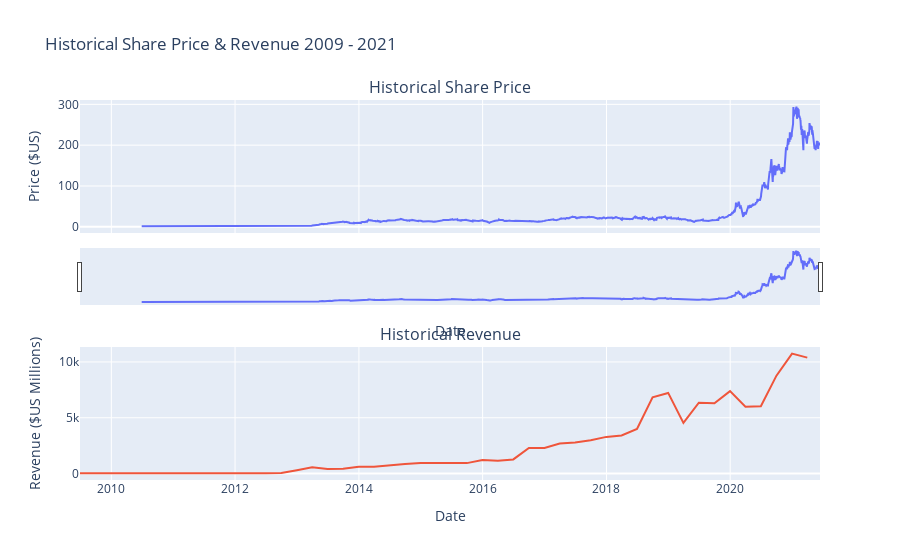

Write notebook code for a chart like this one.
### Markdown cell above
Use the `make_graph` function to graph the Tesla Stock Data, also provide a title for the graph. The structure to call the `make_graph` function is `make_graph(tesla_data, tesla_revenue, 'Tesla')`. Note the graph will only show data upto June 2021.

### Code cell
make_graph(tesla_data, tesla_revenue, 'Historical Share Price & Revenue 2009 - 2021')

### Figure 1 — Plotly figure (JSON) as saved in the notebook; plotly's stock layout.template omitted (floating-point values rounded to 4 significant figures; data arrays with more than 128 entries replaced by an {"elided": "..."} marker saying what was removed)
{"data": [{"name": "Share Price", "type": "scatter", "x": {"elided": "2759 str values"}, "xaxis": "x", "y": {"elided": "2759 float values"}, "yaxis": "y"}, {"name": "Revenue", "type": "scatter", "x": ["2021-03-31T00:00:00", "2020-12-31T00:00:00", "2020-09-30T00:00:00", "2020-06-30T00:00:00", "2020-03-31T00:00:00", "2019-12-31T00:00:00", "2019-09-30T00:00:00", "2019-06-30T00:00:00", "2019-03-31T00:00:00", "2018-12-31T00:00:00", "2018-09-30T00:00:00", "2018-06-30T00:00:00", "2018-03-31T00:00:00", "2017-12-31T00:00:00", "2017-09-30T00:00:00", "2017-06-30T00:00:00", "2017-03-31T00:00:00", "2016-12-31T00:00:00", "2016-09-30T00:00:00", "2016-06-30T00:00:00", "2016-03-31T00:00:00", "2015-12-31T00:00:00", "2015-09-30T00:00:00", "2015-06-30T00:00:00", "2015-03-31T00:00:00", "2014-12-31T00:00:00", "2014-09-30T00:00:00", "2014-06-30T00:00:00", "2014-03-31T00:00:00", "2013-12-31T00:00:00", "2013-09-30T00:00:00", "2013-06-30T00:00:00", "2013-03-31T00:00:00", "2012-12-31T00:00:00", "2012-09-30T00:00:00", "2012-06-30T00:00:00", "2012-03-31T00:00:00", "2011-12-31T00:00:00", "2011-09-30T00:00:00", "2011-06-30T00:00:00", "2011-03-31T00:00:00", "2010-12-31T00:00:00", "2010-09-30T00:00:00", "2010-06-30T00:00:00", "2010-03-31T00:00:00", "2009-09-30T00:00:00", "2009-06-30T00:00:00"], "xaxis": "x2", "y": [10389, 10744, 8771, 6036, 5985, 7384, 6303, 6350, 4541, 7226, 6824, 4002, 3409, 3288, 2985, 2790, 2696, 2285, 2298, 1270, 1147, 1214, 937, 955, 940, 957, 852, 769, 621, 615, 431, 405, 562, 306, 50, 27, 30, 39, 58, 58, 49, 36, 31, 28, 21, 46, 27], "yaxis": "y2"}], "layout": {"annotations": [{"font": {"size": 16}, "showarrow": false, "text": "Historical Share Price", "x": 0.5, "xanchor": "center", "xref": "paper", "y": 1.0, "yanchor": "bottom", "yref": "paper"}, {"font": {"size": 16}, "showarrow": false, "text": "Historical Revenue", "x": 0.5, "xanchor": "center", "xref": "paper", "y": 0.35, "yanchor": "bottom", "yref": "paper"}], "autosize": true, "showlegend": false, "title": {"text": "Historical Share Price & Revenue 2009 - 2021"}, "xaxis": {"anchor": "y", "autorange": true, "domain": [0, 1], "matches": "x2", "range": ["2009-06-30", "2021-06-14"], "rangeslider": {"autorange": true, "range": ["2009-06-30", "2021-06-14"], "visible": true, "yaxis": {"_template": null, "rangemode": "match"}}, "showticklabels": false, "title": {"text": "Date"}, "type": "date"}, "xaxis2": {"anchor": "y2", "autorange": true, "domain": [0, 1], "range": ["2009-06-30", "2021-06-14"], "title": {"text": "Date"}, "type": "date"}, "yaxis": {"anchor": "x", "autorange": true, "domain": [0.65, 1.0], "range": [-15.24, 310.7], "title": {"text": "Price ($US)"}, "type": "linear"}, "yaxis2": {"anchor": "x2", "autorange": true, "domain": [0, 0.35], "range": [-574.7, 11340.0], "title": {"text": "Revenue ($US Millions)"}, "type": "linear"}}}
